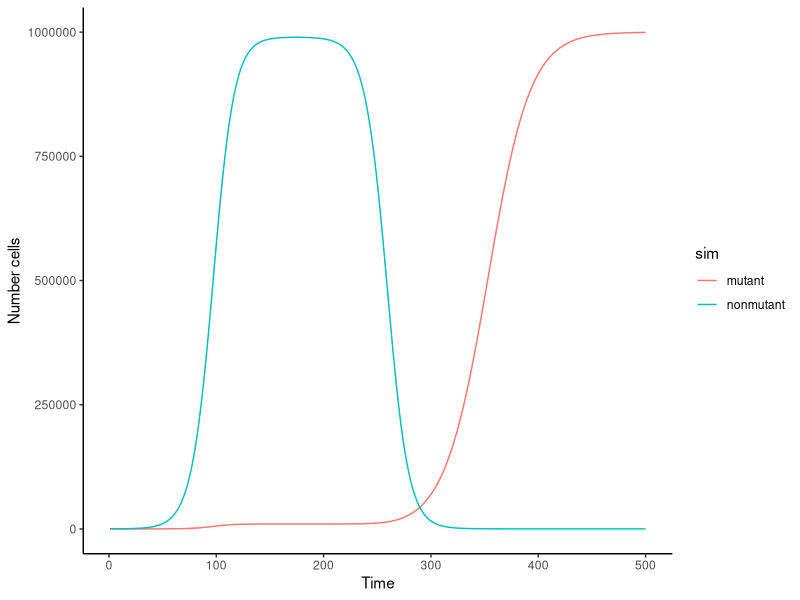

Generate this figure with R:
#Drug treatment at 175 timesteps 
#Create 2 different subpopulations, see how growth responds after drug treatment at time t=175
#Original number of cells in non-mutant population
N0=100
#Original number of cells in mutant population
N1=1

r=0.1
K=1000000
timesteps=500

Ns=data.frame(time=1:timesteps,
              sim1=rep(0,timesteps))
Ns$sim1[1]=N0


Ms=data.frame(time=1:timesteps,
              sim1=rep(0,timesteps))
Ms$sim1[1]=N1


# simulate
# rate of growth modified after drug treatment at t=175. Rates change differently
#for mutant and nonmutant populations 
for(t in 2:timesteps){
  if (t>=175){
  Ns$sim1[t] <- Ns$sim1[t-1]+r*-1*Ns$sim1[t-1]*(1-(Ns$sim1[t-1]+Ms$sim1[t-1])/K)
  Ms$sim1[t] <- Ms$sim1[t-1]+r*.5*Ms$sim1[t-1]*(1-(Ns$sim1[t-1]+Ms$sim1[t-1])/K)
} else {
  Ns$sim1[t] <- Ns$sim1[t-1]+r*Ns$sim1[t-1]*(1-(Ns$sim1[t-1]+Ms$sim1[t-1])/K)
  Ms$sim1[t] <- Ms$sim1[t-1]+r*Ms$sim1[t-1]*(1-(Ns$sim1[t-1]+Ms$sim1[t-1])/K)
}
  }

# convert wide data to long form
Ns2<-data.frame(time=c(Ns$time,Ms$time),N=c(Ns$sim1,Ms$sim1),sim=rep(c("nonmutant", "mutant"),each=timesteps))

#plot 
library(ggplot2)
ggplot(data=Ns2,aes(x=time,y=N,color=sim)) + 
  ylab("Number cells") +
  xlab("Time")+
  geom_line() +
  theme_classic()
